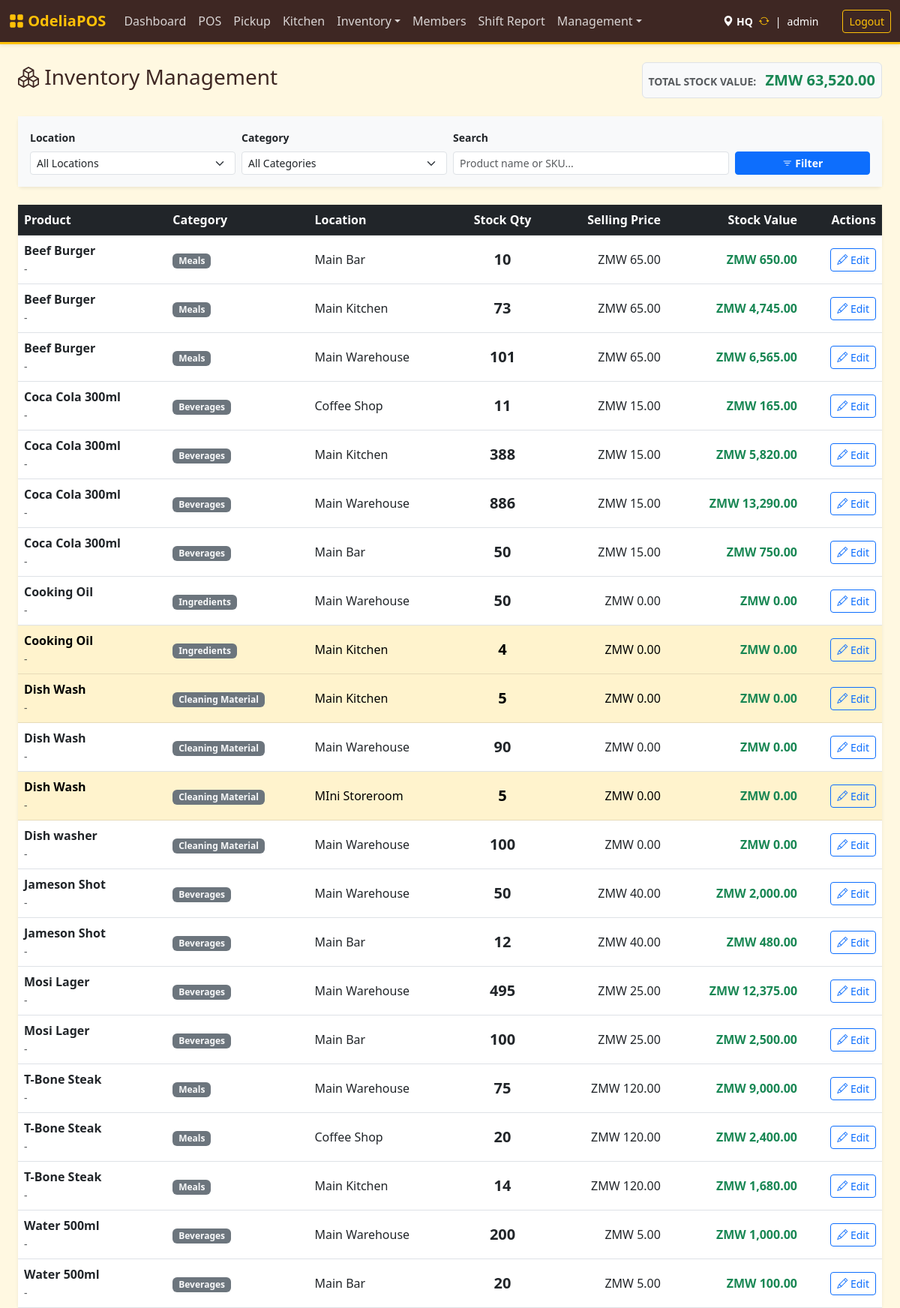
/index.php?page=inventory (signed in), run on the app's committed database.
### tables this page shows
CREATE TABLE `inventory` (
  `id` int NOT NULL AUTO_INCREMENT,
  `product_id` int NOT NULL,
  `location_id` int NOT NULL,
  `quantity` int DEFAULT '0',
  `updated_at` timestamp NULL DEFAULT CURRENT_TIMESTAMP ON UPDATE CURRENT_TIMESTAMP,
  PRIMARY KEY (`id`),
  UNIQUE KEY `unique_stock` (`product_id`,`location_id`),
  KEY `location_id` (`location_id`),
  CONSTRAINT `inventory_ibfk_1` FOREIGN KEY (`product_id`) REFERENCES `products` (`id`) ON DELETE CASCADE,
  CONSTRAINT `inventory_ibfk_2` FOREIGN KEY (`location_id`) REFERENCES `locations` (`id`) ON DELETE CASCADE
);

CREATE TABLE `products` (
  `id` int NOT NULL AUTO_INCREMENT,
  `name` varchar(100) NOT NULL,
  `sku` varchar(50) DEFAULT NULL,
  `price` decimal(10,2) DEFAULT '0.00',
  `cost_price` decimal(10,2) DEFAULT '0.00',
  `unit` varchar(20) DEFAULT 'unit',
  `category_id` int DEFAULT NULL,
  `is_active` tinyint(1) DEFAULT '1',
  `type` enum('item','service') DEFAULT 'item',
  `is_open_price` tinyint(1) DEFAULT '0',
  PRIMARY KEY (`id`),
  UNIQUE KEY `sku` (`sku`),
  KEY `category_id` (`category_id`),
  CONSTRAINT `products_ibfk_1` FOREIGN KEY (`category_id`) REFERENCES `categories` (`id`) ON DELETE SET NULL
);

CREATE TABLE `categories` (
  `id` int NOT NULL AUTO_INCREMENT,
  `name` varchar(50) NOT NULL,
  `description` varchar(255) DEFAULT NULL,
  `type` enum('food','drink','meal','ingredients','other') NOT NULL DEFAULT 'other',
  PRIMARY KEY (`id`),
  UNIQUE KEY `name` (`name`)
);

CREATE TABLE `locations` (
  `id` int NOT NULL AUTO_INCREMENT,
  `name` varchar(50) NOT NULL,
  `type` enum('store','kitchen','bar','warehouse') NOT NULL DEFAULT 'store',
  `can_sell` tinyint(1) DEFAULT '1',
  `can_receive_from_vendor` tinyint(1) DEFAULT '0',
  `address` text,
  `phone` varchar(50) DEFAULT '555-0000',
  PRIMARY KEY (`id`)
);

### src/inventory.php (called while the page is built, shortened)
<?php
$search = $_GET['search'] ?? '';
$sql = "SELECT i.id as inventory_id, i.quantity, i.location_id,
               p.id as product_id, p.name as product_name, p.sku, p.price, p.unit,
               c.name as category_name,
               l.name as location_name,
               (i.quantity * p.price) as stock_value
        FROM inventory i
        JOIN products p ON i.product_id = p.id
        JOIN locations l ON i.location_id = l.id
        LEFT JOIN categories c ON p.category_id = c.id
        WHERE 1=1";
$params = [];
$sql .= " ORDER BY p.name ASC";
$stmt = $pdo->prepare($sql);
$stmt->execute($params);
$inventory = $stmt->fetchAll();
$totalValue = 0;
foreach ($inventory as $item) $totalValue += $item['stock_value'];
?>

### templates/inventory.php (the view, shortened to what this page needs)
<div class="d-flex justify-content-between align-items-center mb-4">
    <h3><i class="bi bi-boxes"></i> Inventory Management</h3>
    <div class="bg-light p-2 rounded border">
        <span class="text-muted small fw-bold text-uppercase me-2">Total Stock Value:</span>
        <span class="fs-5 fw-bold text-success">ZMW <?= number_format($totalValue, 2) ?></span>
    </div>
</div>
<div class="card shadow-sm border-0 mb-4">
    <div class="card-body bg-light">
        <form method="GET" class="row g-2 align-items-end">
            <div class="col-md-3">
                <label class="form-label small fw-bold">Location</label>
                <select name="location_id" class="form-select form-select-sm">
                    <option value="">All Locations</option>
                </select>
            </div>
            <div class="col-md-3">
                <label class="form-label small fw-bold">Category</label>
                <select name="category_id" class="form-select form-select-sm">
                    <option value="">All Categories</option>
                </select>
            </div>
            <div class="col-md-4">
                <label class="form-label small fw-bold">Search</label>
                <input type="text" name="search" class="form-control form-control-sm" placeholder="Product name or SKU..." value="<?= htmlspecialchars($search) ?>">
            </div>
            <div class="col-md-2">
                <button type="submit" class="btn btn-primary btn-sm w-100 fw-bold"><i class="bi bi-filter"></i> Filter</button>
            </div>
        </form>
    </div>
</div>
<div class="card shadow-sm border-0">
    <div class="card-body p-0">
        <div class="table-responsive">
            <table class="table table-hover align-middle mb-0">
                <thead class="table-dark">
                    <tr>
                        <th>Product</th>
                        <th>Category</th>
                        <th>Location</th>
                        <th class="text-center">Stock Qty</th>
                        <th class="text-end">Selling Price</th>
                        <th class="text-end">Stock Value</th>
                        <th class="text-end">Actions</th>
                    </tr>
                </thead>
                <tbody>
                    <?php foreach ($inventory as $item): ?>
                    <tr class="<?= ($item['quantity'] <= 5) ? 'table-warning' : '' ?>">
                        <td>
                            <div class="fw-bold"><?= htmlspecialchars($item['product_name']) ?></div>
                            <small class="text-muted"><?= htmlspecialchars($item['sku'] ?? '-') ?></small>
                        </td>
                        <td><span class="badge bg-secondary text-light"><?= htmlspecialchars($item['category_name'] ?? 'Uncategorized') ?></span></td>
                        <td><?= htmlspecialchars($item['location_name']) ?></td>
                        <td class="text-center fw-bold fs-5"><?= number_format($item['quantity'], 0) ?></td>
                        <td class="text-end">ZMW <?= number_format($item['price'], 2) ?></td>
                        <td class="text-end fw-bold text-success">ZMW <?= number_format($item['stock_value'], 2) ?></td>
                        <td class="text-end">
                            <button class="btn btn-sm btn-outline-primary"
                                    data-bs-toggle="modal"
                                    data-bs-target="#editProductModal"
                                    onclick="populateEdit(
                                        '<?= $item['inventory_id'] ?>',
                                        '<?= addslashes($item['product_name']) ?>',
                                        '<?= $item['quantity'] ?>',
                                        '<?= $item['price'] ?>',
                                        '<?= htmlspecialchars($item['location_name']) ?>'
                                    )">
                                <i class="bi bi-pencil"></i> Edit
                            </button>
                        </td>
                    </tr>
                    <?php endforeach; ?>
                </tbody>
            </table>
        </div>
    </div>
</div>

### public/index.php (shortened to what this page needs)
<?php
$page = isset($_GET['page']) ? basename($_GET['page']) : 'login';
$controllerPath = BASE_PATH . "/src/{$page}.php";
$templatePath   = BASE_PATH . "/templates/{$page}.php";
if (file_exists($controllerPath)) {
    require_once $controllerPath;
    if (file_exists($templatePath)) {
        $isStandalone = in_array($page, ['login', 'receipt']);
        if (!$isStandalone && file_exists(BASE_PATH . "/templates/header.php")) {
            require_once BASE_PATH . "/templates/header.php";
        }
        require_once $templatePath;
        if (!$isStandalone && file_exists(BASE_PATH . "/templates/footer.php")) {
            require_once BASE_PATH . "/templates/footer.php";
        }
    }
}
?>

### templates/header.php (shortened to what this page needs)
<!DOCTYPE html>
<html lang="en">
<head>
    <link href="https://cdn.jsdelivr.net/npm/bootstrap@5.3.0/dist/css/bootstrap.min.css" rel="stylesheet">
    <link rel="stylesheet" href="https://cdn.jsdelivr.net/npm/bootstrap-icons@1.10.5/font/bootstrap-icons.css">
</head>
<body>
    <nav class="navbar navbar-expand-lg navbar-custom mb-4 shadow-sm no-print">
        <div class="container-fluid">
            <a class="navbar-brand" href="index.php?page=dashboard"><i class="bi bi-grid-fill"></i> OdeliaPOS</a>
            <div class="collapse navbar-collapse" id="navbarNav">
                <ul class="navbar-nav me-auto">
                    <li class="nav-item"><a class="nav-link" href="index.php?page=dashboard">Dashboard</a></li>
                    <li class="nav-item"><a class="nav-link" href="index.php?page=pos">POS</a></li>
                    <li class="nav-item"><a class="nav-link" href="index.php?page=pickup">Pickup</a></li>
                    <li class="nav-item"><a class="nav-link" href="index.php?page=kds">Kitchen</a></li>
                    <li class="nav-item dropdown">
                        <a class="nav-link dropdown-toggle" href="#" data-bs-toggle="dropdown">Inventory</a>
                    </li>
                    <li class="nav-item"><a class="nav-link" href="index.php?page=members">Members</a></li>
                    <li class="nav-item"><a class="nav-link text-warning" href="index.php?page=print_shift">Shift Report</a></li>
                    <?php if(isset($_SESSION['role']) && in_array($_SESSION['role'], ['admin', 'manager', 'dev'])): ?>
                        <li class="nav-item dropdown">
                            <a class="nav-link dropdown-toggle" href="#" data-bs-toggle="dropdown">Management</a>
                        </li>
                    <?php endif; ?>
                </ul>
                <div class="d-flex align-items-center">
                    <span class="text-white me-3 small d-flex align-items-center">
                        <i class="bi bi-geo-alt-fill text-gold me-1"></i>
                        <span class="fw-bold"><?= htmlspecialchars($_SESSION['location_name'] ?? 'HQ') ?></span>
                        <?php if(isset($_SESSION['role']) && in_array($_SESSION['role'], ['admin', 'dev'])): ?>
                            <a href="#" class="text-warning ms-2" data-bs-toggle="modal" data-bs-target="#adminSwitchModal" title="Switch Location"><i class="bi bi-arrow-repeat"></i></a>
                        <?php endif; ?>
                        <span class="mx-2">|</span> <?= htmlspecialchars($_SESSION['username'] ?? 'User') ?>
                    </span>
                    <a href="index.php?action=logout" class="btn btn-sm btn-outline-warning ms-3">Logout</a>
                </div>
            </div>
        </div>
    </nav>
    <div class="container-fluid px-4">

### templates/footer.php (shortened to what this page needs)
    </div> <script src="https://cdn.jsdelivr.net/npm/sweetalert2@11"></script>
</body>
</html>

### templates/header.php (style rules this page uses)
:root { --theme-brown: #3e2723; --theme-gold: #ffc107; --theme-gold-dark: #d39e00; --theme-orange: #fd7e14; --theme-bg: #fff8e1; }
body { background-color: var(--theme-bg); color: var(--theme-brown); }
.navbar-custom { background-color: var(--theme-brown); border-bottom: 3px solid var(--theme-gold); }
.navbar-custom .navbar-brand { color: var(--theme-gold) !important; font-weight: bold; }
.navbar-custom .nav-link { color: rgba(255,255,255,0.8) !important; }

### data on the page
inventory: product.name "Beef Burger", product.sku "-", categories.name "Meals", location.name "Main Bar", quantity "10", product.price "65.00", stock_value "650.00"
inventory: product.name "Beef Burger", product.sku "-", categories.name "Meals", location.name "Main Kitchen", quantity "73", product.price "65.00", stock_value "4,745.00"
inventory: product.name "Beef Burger", product.sku "-", categories.name "Meals", location.name "Main Warehouse", quantity "101", product.price "65.00", stock_value "6,565.00"
inventory: product.name "Coca Cola 300ml", product.sku "-", categories.name "Beverages", location.name "Coffee Shop", quantity "11", product.price "15.00", stock_value "165.00"
inventory: product.name "Coca Cola 300ml", product.sku "-", categories.name "Beverages", location.name "Main Kitchen", quantity "388", product.price "15.00", stock_value "5,820.00"
inventory: product.name "Coca Cola 300ml", product.sku "-", categories.name "Beverages", location.name "Main Warehouse", quantity "886", product.price "15.00", stock_value "13,290.00"
inventory: product.name "Coca Cola 300ml", product.sku "-", categories.name "Beverages", location.name "Main Bar", quantity "50", product.price "15.00", stock_value "750.00"
inventory: product.name "Cooking Oil", product.sku "-", categories.name "Ingredients", location.name "Main Warehouse", quantity "50", product.price "0.00", stock_value "0.00"
inventory: product.name "Cooking Oil", product.sku "-", categories.name "Ingredients", location.name "Main Kitchen", quantity "4", product.price "0.00", stock_value "0.00"
inventory: product.name "Dish Wash", product.sku "-", categories.name "Cleaning Material", location.name "Main Kitchen", quantity "5", product.price "0.00", stock_value "0.00"
inventory: product.name "Dish Wash", product.sku "-", categories.name "Cleaning Material", location.name "Main Warehouse", quantity "90", product.price "0.00", stock_value "0.00"
inventory: product.name "Dish Wash", product.sku "-", categories.name "Cleaning Material", location.name "MIni Storeroom", quantity "5", product.price "0.00", stock_value "0.00"
inventory: product.name "Dish washer", product.sku "-", categories.name "Cleaning Material", location.name "Main Warehouse", quantity "100", product.price "0.00", stock_value "0.00"
inventory: product.name "Jameson Shot", product.sku "-", categories.name "Beverages", location.name "Main Warehouse", quantity "50", product.price "40.00", stock_value "2,000.00"
inventory: product.name "Jameson Shot", product.sku "-", categories.name "Beverages", location.name "Main Bar", quantity "12", product.price "40.00", stock_value "480.00"
inventory: product.name "Mosi Lager", product.sku "-", categories.name "Beverages", location.name "Main Warehouse", quantity "495", product.price "25.00", stock_value "12,375.00"
inventory: product.name "Mosi Lager", product.sku "-", categories.name "Beverages", location.name "Main Bar", quantity "100", product.price "25.00", stock_value "2,500.00"
inventory: product.name "T-Bone Steak", product.sku "-", categories.name "Meals", location.name "Main Warehouse", quantity "75", product.price "120.00", stock_value "9,000.00"
inventory: product.name "T-Bone Steak", product.sku "-", categories.name "Meals", location.name "Coffee Shop", quantity "20", product.price "120.00", stock_value "2,400.00"
inventory: product.name "T-Bone Steak", product.sku "-", categories.name "Meals", location.name "Main Kitchen", quantity "14", product.price "120.00", stock_value "1,680.00"
inventory: product.name "Water 500ml", product.sku "-", categories.name "Beverages", location.name "Main Warehouse", quantity "200", product.price "5.00", stock_value "1,000.00"
inventory: product.name "Water 500ml", product.sku "-", categories.name "Beverages", location.name "Main Bar", quantity "20", product.price "5.00", stock_value "100.00"

### other printed values
$_SESSION['location_name'] "HQ"
$_SESSION['username'] "admin"
$totalValue "63,520.00"
